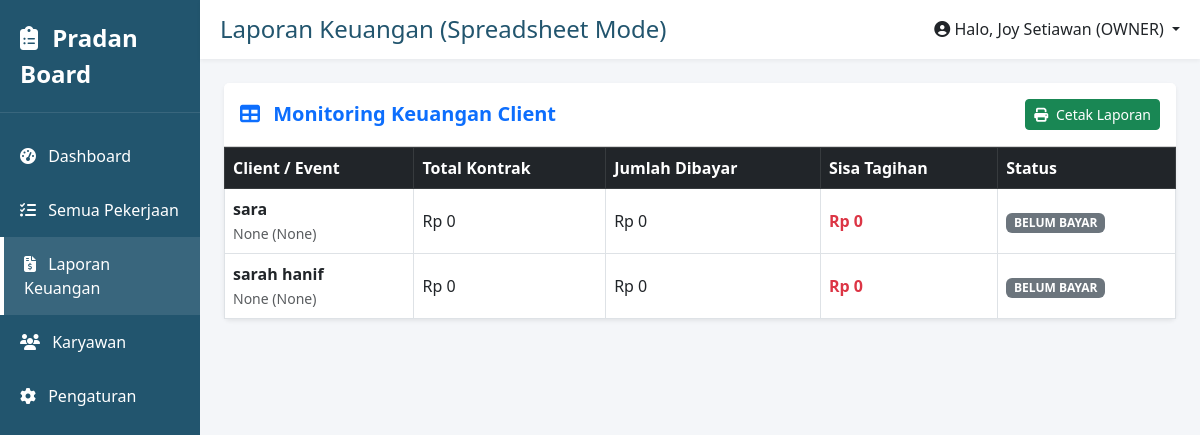
/accounting-sheet (signed in), run on the app's committed database.
### models.py (models this page shows)
class User(db.Model):
    id = db.Column(db.Integer, primary_key=True)
    name = db.Column(db.String(100), nullable=False)
    email = db.Column(db.String(120), unique=True, nullable=False)
    password = db.Column(db.String(200), nullable=False)
    role = db.Column(db.String(20), nullable=False)
    is_approved = db.Column(db.Boolean, default=False)

class Task(db.Model):
    id = db.Column(db.Integer, primary_key=True)
    client_name = db.Column(db.String(100), nullable=False)
    event_date = db.Column(db.Date, nullable=True) # Untuk monitoring H-6 Bulan
    venue = db.Column(db.String(200), nullable=True)
    status = db.Column(db.String(20), default='waiting') # waiting, todo, done
    total_budget = db.Column(db.Float, default=0.0)
    amount_paid = db.Column(db.Float, default=0.0)
    payment_proof = db.Column(db.String(200), nullable=True)
    assigned_to = db.Column(db.Integer, db.ForeignKey('user.id'))
    assignee = db.relationship('User', foreign_keys=[assigned_to])

### app.py (the view)
@app.route('/accounting-sheet')
def accounting_sheet():
    user = get_current_user()
    if not user or user.role not in ['accounting', 'owner']:
        flash("Akses ditolak!", "danger")
        return redirect(url_for('home'))
    return render_template('accounting_sheet.html', user=user, tasks=Task.query.all())

### app.py (called while the page is built)
def get_current_user():
    user_id = session.get('user_id')
    if user_id: return db.session.get(User, user_id)
    return None

### templates/accounting_sheet.html
{% extends "base.html" %}
{% block page_title %}Laporan Keuangan (Spreadsheet Mode){% endblock %}
{% block content %}
<div class="card border-0 shadow-sm">
    <div class="card-header bg-white py-3 d-flex justify-content-between align-items-center">
        <h5 class="m-0 fw-bold text-primary"><i class="fas fa-table me-2"></i> Monitoring Keuangan Client</h5>
        <button class="btn btn-sm btn-success" onclick="window.print()"><i class="fas fa-print me-1"></i> Cetak Laporan</button>
    </div>
    <div class="card-body p-0">
        <div class="table-responsive">
            <table class="table table-bordered table-hover m-0 align-middle">
                <thead class="table-dark">
                    <tr>
                        <th>Client / Event</th>
                        <th>Total Kontrak</th>
                        <th>Jumlah Dibayar</th>
                        <th>Sisa Tagihan</th>
                        <th>Status</th>
                    </tr>
                </thead>
                <tbody>
                    {% for task in tasks %}
                    <tr>
                        <td>
                            <strong>{{ task.client_name }}</strong><br>
                            <small class="text-muted">{{ task.venue }} ({{ task.event_date }})</small>
                        </td>
                        <td>Rp {{ "{:,.0f}".format(task.total_budget or 0) }}</td>
                        <td>Rp {{ "{:,.0f}".format(task.amount_paid or 0) }}</td>
                        <td class="text-danger fw-bold">
                            Rp {{ "{:,.0f}".format((task.total_budget or 0) - (task.amount_paid or 0)) }}
                        </td>
                        <td>
                            {% if task.amount_paid and task.total_budget and task.amount_paid >= task.total_budget %}
                                <span class="badge bg-success">LUNAS</span>
                            {% elif task.amount_paid and task.amount_paid > 0 %}
                                <span class="badge bg-warning text-dark">DP / DICICIL</span>
                            {% else %}
                                <span class="badge bg-secondary">BELUM BAYAR</span>
                            {% endif %}
                        </td>
                    </tr>
                    {% else %}
                    <tr>
                        <td colspan="5" class="text-center p-4 text-muted">Belum ada data pekerjaan.</td>
                    </tr>
                    {% endfor %}
                </tbody>
            </table>
        </div>
    </div>
</div>
{% endblock %}

### templates/base.html (shortened to what this page needs)
<!DOCTYPE html>
<html lang="id">
<head>
    <link href="https://cdn.jsdelivr.net/npm/bootstrap@5.3.0/dist/css/bootstrap.min.css" rel="stylesheet">
    <link rel="stylesheet" href="https://cdnjs.cloudflare.com/ajax/libs/font-awesome/6.4.0/css/all.min.css">
</head>
<body>
<div class="container-fluid">
    <div class="row">
        <div class="col-md-2 p-0 sidebar d-none d-md-block">
            <div class="brand"><i class="fas fa-clipboard-list me-2"></i> Pradan Board</div>
            <div class="mt-3">
                <a href="{{ url_for('home') }}" class="{% if request.path == '/' %}active{% endif %}">
                    <i class="fas fa-tachometer-alt me-2"></i> Dashboard
                </a>
                <a href="{{ url_for('semuapekerjaan') }}" class="{% if request.path == '/semuapekerjaan' %}active{% endif %}">
                    <i class="fas fa-tasks me-2"></i> Semua Pekerjaan
                </a>
                {% if user.role in ['accounting', 'owner'] %}
                <a href="{{ url_for('accounting_sheet') }}" class="{% if request.path == '/accounting-sheet' %}active{% endif %}">
                    <i class="fas fa-file-invoice-dollar me-2"></i> Laporan Keuangan
                </a>
                {% endif %}
                <a href="{{ url_for('karyawan') }}" class="{% if request.path == '/karyawan' %}active{% endif %}">
                    <i class="fas fa-users me-2"></i> Karyawan
                </a>
                <a href="{{ url_for('pengaturan') }}" class="{% if request.path == '/pengaturan' %}active{% endif %}">
                    <i class="fas fa-cog me-2"></i> Pengaturan
                </a>
            </div>
        </div>
        <div class="col-md-10 p-0">
            <div class="topbar d-flex justify-content-between align-items-center">
                <h4 class="m-0" style="color: var(--pradan-blue);">{% block page_title %}{% endblock %}</h4>
                <div class="dropdown">
                    <a class="text-dark text-decoration-none dropdown-toggle" href="#" role="button" data-bs-toggle="dropdown">
                        <i class="fas fa-user-circle"></i> Halo, {{ user.name }} ({{ user.role.upper() }})
                    </a>
                </div>
            </div>
            <div class="p-4">
                {% block content %}{% endblock %}
            </div>
        </div>
    </div>
</div>
</body>
</html>

### templates/base.html (style rules this page uses)
:root { --pradan-blue: #22556e; --pradan-light: #f4f6f9; }
body { background-color: var(--pradan-light); font-family: 'Segoe UI', Tahoma, Geneva, Verdana, sans-serif; }
.sidebar { background-color: var(--pradan-blue); color: white; min-height: 100vh; }
.sidebar .brand { font-size: 1.5rem; font-weight: bold; padding: 20px; border-bottom: 1px solid rgba(255,255,255,0.1); }
.sidebar a { color: white; text-decoration: none; display: block; padding: 15px 20px; transition: 0.3s; }
.sidebar a:hover, .sidebar a.active { background-color: rgba(255,255,255,0.1); border-left: 4px solid white; }
.topbar { background-color: white; box-shadow: 0 2px 4px rgba(0,0,0,0.05); padding: 15px 20px; }

### data on the page
User: name "Joy Setiawan", role "OWNER"
Task: client_name "sara", venue "None", event_date "None", total_budget "0", amount_paid "0", (task.total_budgetor0)-(task.amount_paidor0) "0", shows "BELUM BAYAR"
Task: client_name "sarah hanif", venue "None", event_date "None", total_budget "0", amount_paid "0", (task.total_budgetor0)-(task.amount_paidor0) "0", shows "BELUM BAYAR"
